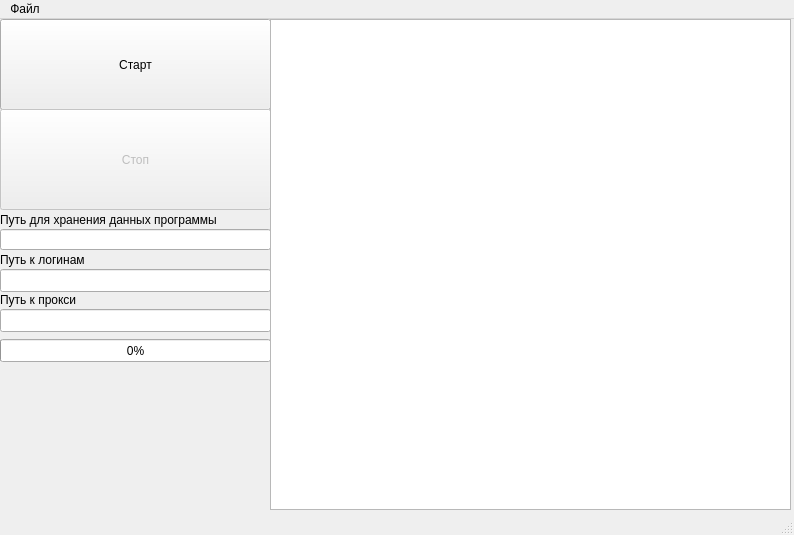
<?xml version="1.0" encoding="UTF-8"?>
<ui version="4.0">
 <class>MainWindow</class>
 <widget class="QMainWindow" name="MainWindow">
  <property name="geometry">
   <rect>
    <x>0</x>
    <y>0</y>
    <width>794</width>
    <height>535</height>
   </rect>
  </property>
  <property name="windowTitle">
   <string>MainWindow</string>
  </property>
  <widget class="QWidget" name="centralwidget">
   <widget class="QPushButton" name="pushButton">
    <property name="geometry">
     <rect>
      <x>0</x>
      <y>0</y>
      <width>271</width>
      <height>91</height>
     </rect>
    </property>
    <property name="text">
     <string>Старт</string>
    </property>
   </widget>
   <widget class="QPushButton" name="pushButton_2">
    <property name="enabled">
     <bool>false</bool>
    </property>
    <property name="geometry">
     <rect>
      <x>0</x>
      <y>90</y>
      <width>271</width>
      <height>101</height>
     </rect>
    </property>
    <property name="text">
     <string>Стоп</string>
    </property>
   </widget>
   <widget class="QLabel" name="label">
    <property name="geometry">
     <rect>
      <x>0</x>
      <y>190</y>
      <width>271</width>
      <height>21</height>
     </rect>
    </property>
    <property name="text">
     <string>Путь для хранения данных программы</string>
    </property>
   </widget>
   <widget class="QLineEdit" name="lineEdit">
    <property name="geometry">
     <rect>
      <x>0</x>
      <y>210</y>
      <width>271</width>
      <height>21</height>
     </rect>
    </property>
    <property name="readOnly">
     <bool>true</bool>
    </property>
   </widget>
   <widget class="QLineEdit" name="lineEdit_2">
    <property name="geometry">
     <rect>
      <x>0</x>
      <y>250</y>
      <width>271</width>
      <height>23</height>
     </rect>
    </property>
    <property name="readOnly">
     <bool>true</bool>
    </property>
   </widget>
   <widget class="QLineEdit" name="lineEdit_3">
    <property name="geometry">
     <rect>
      <x>0</x>
      <y>290</y>
      <width>271</width>
      <height>23</height>
     </rect>
    </property>
    <property name="readOnly">
     <bool>true</bool>
    </property>
   </widget>
   <widget class="QLabel" name="label_2">
    <property name="geometry">
     <rect>
      <x>0</x>
      <y>230</y>
      <width>271</width>
      <height>21</height>
     </rect>
    </property>
    <property name="text">
     <string>Путь к логинам</string>
    </property>
   </widget>
   <widget class="QLabel" name="label_3">
    <property name="geometry">
     <rect>
      <x>0</x>
      <y>270</y>
      <width>271</width>
      <height>21</height>
     </rect>
    </property>
    <property name="text">
     <string>Путь к прокси</string>
    </property>
   </widget>
   <widget class="QProgressBar" name="progressBar">
    <property name="geometry">
     <rect>
      <x>0</x>
      <y>320</y>
      <width>271</width>
      <height>23</height>
     </rect>
    </property>
    <property name="value">
     <number>0</number>
    </property>
    <property name="textVisible">
     <bool>true</bool>
    </property>
   </widget>
   <widget class="QTableView" name="tableView">
    <property name="geometry">
     <rect>
      <x>270</x>
      <y>0</y>
      <width>521</width>
      <height>491</height>
     </rect>
    </property>
   </widget>
  </widget>
  <widget class="QMenuBar" name="menubar">
   <property name="geometry">
    <rect>
     <x>0</x>
     <y>0</y>
     <width>794</width>
     <height>20</height>
    </rect>
   </property>
   <widget class="QMenu" name="menu">
    <property name="title">
     <string>Файл</string>
    </property>
    <addaction name="action_4"/>
    <addaction name="action"/>
    <addaction name="action_2"/>
    <addaction name="action_3"/>
   </widget>
   <addaction name="menu"/>
  </widget>
  <widget class="QStatusBar" name="statusbar"/>
  <action name="action">
   <property name="checkable">
    <bool>false</bool>
   </property>
   <property name="text">
    <string>Импортировать файл логинов</string>
   </property>
  </action>
  <action name="action_2">
   <property name="text">
    <string>Импортировать файл прокси</string>
   </property>
  </action>
  <action name="action_3">
   <property name="text">
    <string>Очистить конфиги</string>
   </property>
  </action>
  <action name="action_4">
   <property name="text">
    <string>Указать папку временных данных</string>
   </property>
  </action>
 </widget>
 <resources/>
 <connections/>
</ui>
